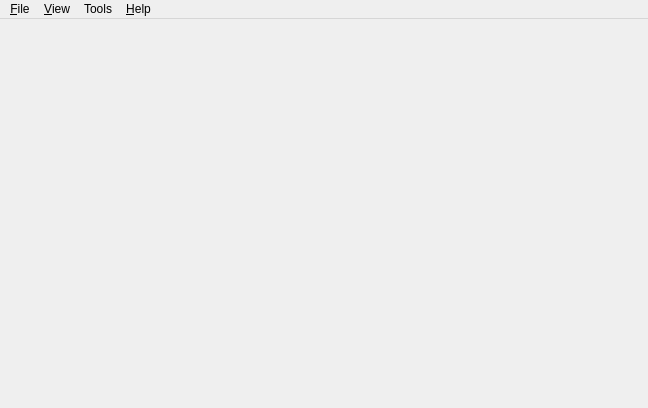
<?xml version="1.0" encoding="UTF-8"?>
<ui version="4.0">
 <class>MainWindow</class>
 <widget class="QMainWindow" name="MainWindow">
  <property name="geometry">
   <rect>
    <x>0</x>
    <y>0</y>
    <width>648</width>
    <height>408</height>
   </rect>
  </property>
  <property name="windowTitle">
   <string>OpenGL Viewer</string>
  </property>
  <widget class="QWidget" name="centralWidget"/>
  <widget class="QMenuBar" name="menuBar">
   <property name="geometry">
    <rect>
     <x>0</x>
     <y>0</y>
     <width>648</width>
     <height>23</height>
    </rect>
   </property>
   <widget class="QMenu" name="menu_File">
    <property name="title">
     <string>&amp;File</string>
    </property>
    <addaction name="action_Oen"/>
    <addaction name="separator"/>
    <addaction name="action_Save"/>
    <addaction name="action_Save_as"/>
    <addaction name="separator"/>
    <addaction name="action_Exit"/>
   </widget>
   <widget class="QMenu" name="menuTools">
    <property name="title">
     <string>Tools</string>
    </property>
    <addaction name="action_Screen_shot"/>
   </widget>
   <widget class="QMenu" name="menu_Help">
    <property name="title">
     <string>&amp;Help</string>
    </property>
    <addaction name="action_Help"/>
    <addaction name="action_About"/>
   </widget>
   <widget class="QMenu" name="menu_View">
    <property name="title">
     <string>&amp;View</string>
    </property>
    <addaction name="action_Left"/>
    <addaction name="action_Right"/>
    <addaction name="action_Top"/>
    <addaction name="action_Bottom"/>
   </widget>
   <addaction name="menu_File"/>
   <addaction name="menu_View"/>
   <addaction name="menuTools"/>
   <addaction name="menu_Help"/>
  </widget>
  <action name="action_Save">
   <property name="text">
    <string>&amp;Save</string>
   </property>
  </action>
  <action name="action_Save_as">
   <property name="text">
    <string>Save &amp;as...</string>
   </property>
  </action>
  <action name="action_Oen">
   <property name="text">
    <string>&amp;Oen...</string>
   </property>
  </action>
  <action name="action_Exit">
   <property name="text">
    <string>&amp;Exit</string>
   </property>
  </action>
  <action name="action_Screen_shot">
   <property name="text">
    <string>&amp;Screen shot</string>
   </property>
  </action>
  <action name="action_Help">
   <property name="text">
    <string>&amp;Help</string>
   </property>
  </action>
  <action name="action_About">
   <property name="text">
    <string>&amp;About...</string>
   </property>
  </action>
  <action name="action_Left">
   <property name="text">
    <string>&amp;Left</string>
   </property>
  </action>
  <action name="action_Right">
   <property name="text">
    <string>&amp;Right</string>
   </property>
  </action>
  <action name="action_Top">
   <property name="text">
    <string>&amp;Top</string>
   </property>
  </action>
  <action name="action_Bottom">
   <property name="text">
    <string>&amp;Bottom</string>
   </property>
  </action>
 </widget>
 <layoutdefault spacing="6" margin="11"/>
 <resources/>
 <connections/>
</ui>
